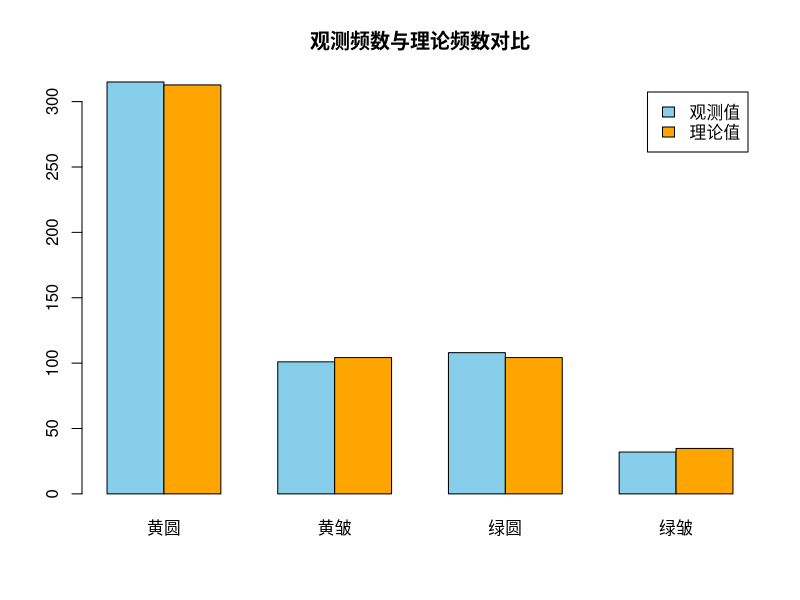

The R source for this figure:
#例6.3
# 输入数据
observed <- c(315, 101,108,32)
expected_ratio <- c(9,3,3, 1)
alpha=0.95
df=3
# 卡方检验
chi_test <- chisq.test(observed, p = expected_ratio, rescale.p = TRUE)
kaFang=qchisq(alpha, df)
# 输出结果
print(chi_test)
cat("卡方real:",kaFang)
cat("理论频数:", sum(observed) * expected_ratio / sum(expected_ratio))

#检验结果判别
if(chi_test$p.value>1-alpha)
{
  print("接受H0，拒绝H1")
  print("样本符合相应比率")
}else
{
  print("拒绝H0，接受H1")
  print("两个样本不符合相应比率")
}

# 可视化
barplot(
  rbind(observed, chi_test$expected),
  beside = TRUE,
  names.arg = c("黄圆", "黄皱","绿圆","绿皱"),
  col = c("skyblue", "orange"),
  main = "观测频数与理论频数对比",
  legend.text = c("观测值", "理论值")
)